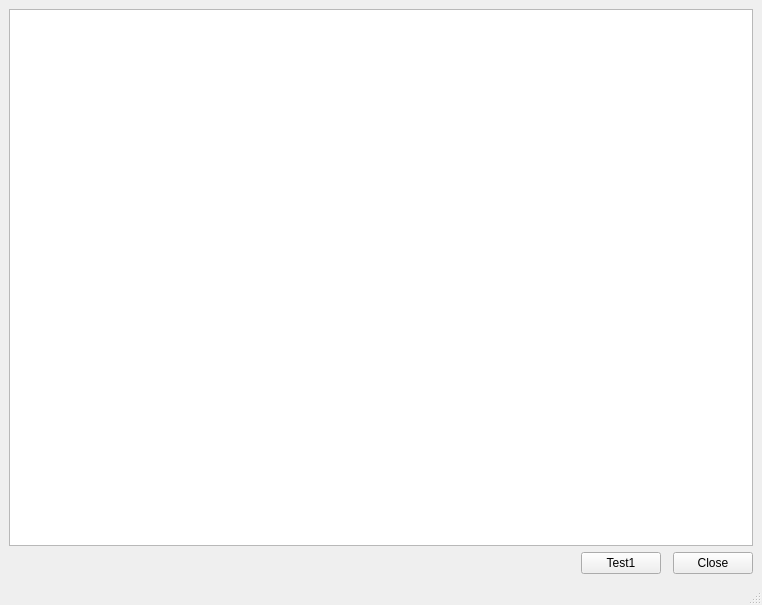
<?xml version="1.0" encoding="UTF-8"?>
<ui version="4.0">
 <class>MainWindow</class>
 <widget class="QMainWindow" name="MainWindow">
  <property name="geometry">
   <rect>
    <x>0</x>
    <y>0</y>
    <width>762</width>
    <height>605</height>
   </rect>
  </property>
  <property name="windowTitle">
   <string>MainWindow</string>
  </property>
  <widget class="QWidget" name="centralwidget">
   <layout class="QGridLayout" name="gridLayout">
    <item row="1" column="5">
     <widget class="QPushButton" name="closeBtn">
      <property name="text">
       <string>Close</string>
      </property>
     </widget>
    </item>
    <item row="1" column="1">
     <spacer name="horizontalSpacer">
      <property name="orientation">
       <enum>Qt::Horizontal</enum>
      </property>
      <property name="sizeHint" stdset="0">
       <size>
        <width>40</width>
        <height>20</height>
       </size>
      </property>
     </spacer>
    </item>
    <item row="0" column="0" colspan="6">
     <widget class="QGraphicsView" name="graphicsView"/>
    </item>
    <item row="1" column="3">
     <widget class="QPushButton" name="testBtn">
      <property name="text">
       <string>Test1</string>
      </property>
     </widget>
    </item>
   </layout>
  </widget>
  <widget class="QMenuBar" name="menubar">
   <property name="geometry">
    <rect>
     <x>0</x>
     <y>0</y>
     <width>762</width>
     <height>22</height>
    </rect>
   </property>
  </widget>
  <widget class="QStatusBar" name="statusbar"/>
 </widget>
 <resources/>
 <connections>
  <connection>
   <sender>closeBtn</sender>
   <signal>clicked()</signal>
   <receiver>MainWindow</receiver>
   <slot>close()</slot>
   <hints>
    <hint type="sourcelabel">
     <x>717</x>
     <y>557</y>
    </hint>
    <hint type="destinationlabel">
     <x>380</x>
     <y>302</y>
    </hint>
   </hints>
  </connection>
 </connections>
</ui>
